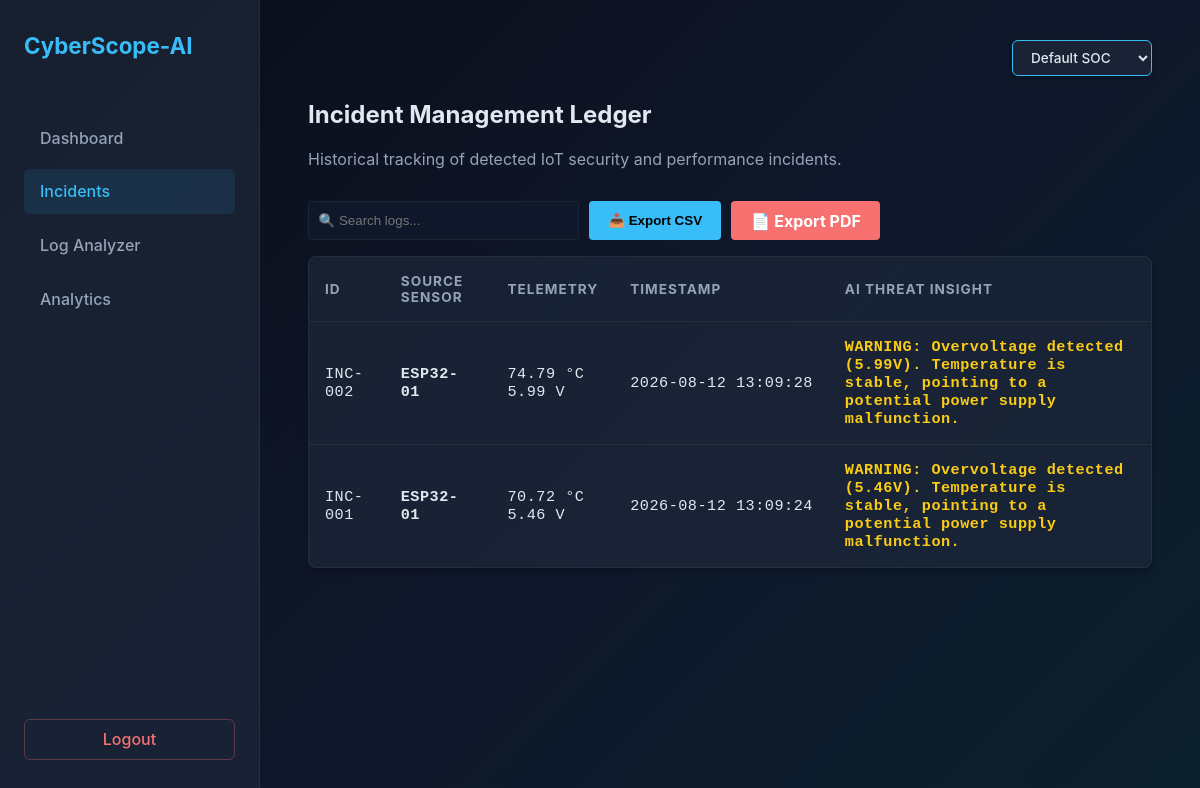
The page /incidents (signed in) on the database as committed earlier.
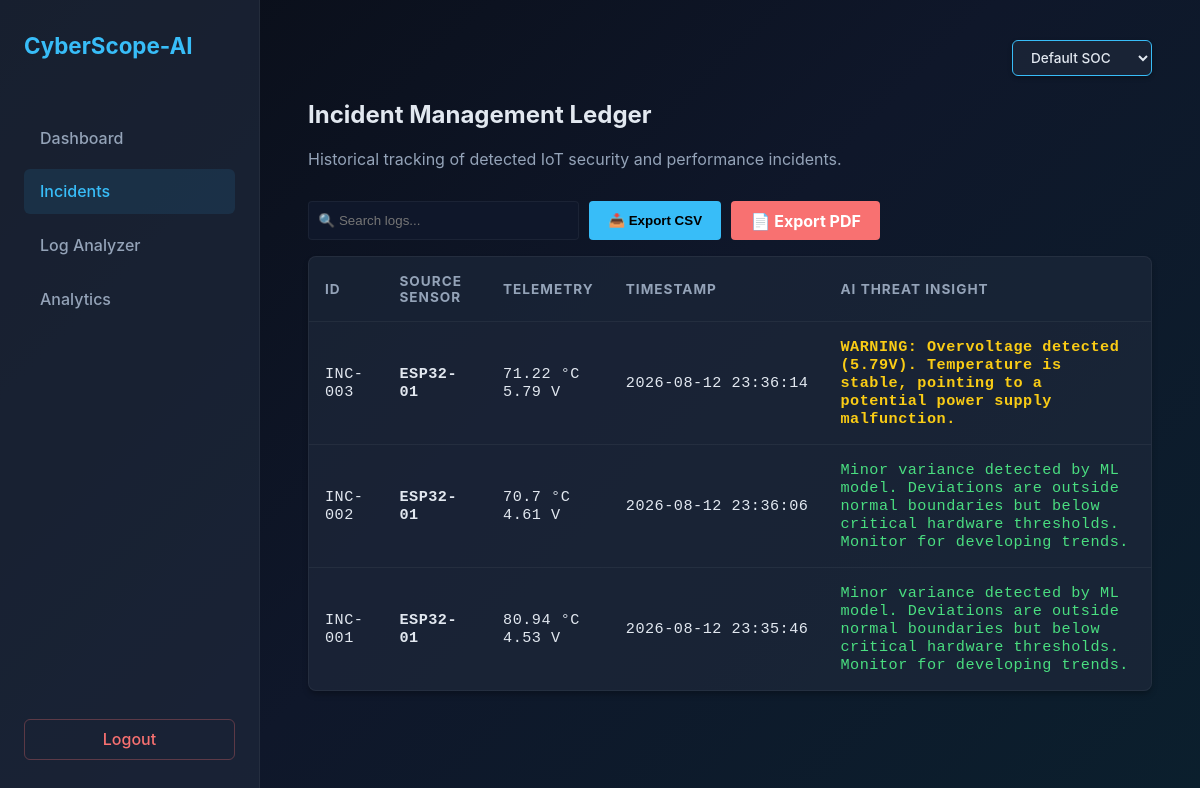
The same page on the database as committed later.
### tables this page shows
CREATE TABLE incidents
                 (id INTEGER PRIMARY KEY AUTOINCREMENT,
                  sensor_id TEXT,
                  temperature REAL,
                  voltage REAL,
                  timestamp TEXT,
                  classification TEXT);

### app.py (the view)
@app.route('/incidents')
@login_required
def incidents_view():
    incidents = get_incidents()
    return render_template('incidents.html', incidents=incidents, active_page='incidents')

### app.py (called while the page is built)
@login_manager.user_loader
def load_user(user_id):
    user_record = get_user_by_id(user_id)
    if user_record:
        return User(id=user_record[0], username=user_record[1])
    return None

### database/db_setup.py (called while the page is built)
def get_incidents():
    conn = sqlite3.connect(DB_PATH)
    c = conn.cursor()
    c.execute("SELECT * FROM incidents")
    rows = c.fetchall()
    conn.close()
    return rows

def get_user_by_id(user_id):
    conn = sqlite3.connect(DB_PATH)
    c = conn.cursor()
    c.execute("SELECT * FROM users WHERE id=?", (user_id,))
    user = c.fetchone()
    conn.close()
    return user

### templates/incidents.html (shortened to what this page needs)
{% extends "base.html" %}
{% block content %}
<div style="display: flex; justify-content: space-between; align-items: flex-end; margin-bottom: 1rem; flex-wrap: wrap; gap: 1rem;">
    <div>
        <h2>Incident Management Ledger</h2>
        <p style="color: var(--text-muted);">Historical tracking of detected IoT security and performance incidents.</p>
    </div>
    <div style="display: flex; gap: 10px;">
        <input type="text" id="searchInput" onkeyup="filterTable()" placeholder="🔍 Search logs..." style="padding: 0.6rem; border-radius: 4px; border: 1px solid var(--border-color); background: #0f172a; color: white; min-width: 250px;">
        <button onclick="exportTableToCSV('cyberscope_incidents.csv')" style="padding: 0.6rem 1.2rem; background: var(--accent-cyan); color: #000; border: none; border-radius: 4px; font-weight: bold; cursor: pointer;">
            📥 Export CSV
        </button>
        <a href="{{ url_for('export_pdf') }}" style="padding: 0.6rem 1.2rem; background: var(--accent-red); color: #fff; text-decoration: none; border-radius: 4px; font-weight: bold; display: inline-flex; align-items: center;">
            📄 Export PDF
        </a>
    </div>
</div>
<div class="table-container">
    <table id="incidentTable">
        <thead>
            <tr>
                <th>ID</th>
                <th>Source Sensor</th>
                <th>Telemetry</th>
                <th>Timestamp</th>
                <th>AI Threat Insight</th>
            </tr>
        </thead>
        <tbody>
            {% for inc in incidents[::-1] %}
            <tr>
                <td>INC-00{{ inc[0] }}</td>
                <td><strong>{{ inc[1] }}</strong></td>
                <td style="white-space: nowrap;">{{ inc[2] }} °C <br> {{ inc[3] }} V</td>
                <td style="white-space: nowrap;">{{ inc[4].replace('T', ' ')[:19] }}</td>
                <td>
                    {% if "CRITICAL" in inc[5] %}
                        <span style="color: #f87171; font-weight: bold;">{{ inc[5] }}</span>
                    {% elif "WARNING" in inc[5] %}
                        <span style="color: #facc15; font-weight: bold;">{{ inc[5] }}</span>
                    {% else %}
                        <span style="color: #4ade80;">{{ inc[5] }}</span>
                    {% endif %}
                </td>
            </tr>
            {% else %}
            <tr>
                <td colspan="5" style="text-align: center; color: var(--text-muted); padding: 2rem;">
                    Incident log is completely clear. No anomalies detected.
                </td>
            </tr>
            {% endfor %}
        </tbody>
    </table>
</div>
{% endblock %}

### templates/base.html (shortened to what this page needs)
<!DOCTYPE html>
<html lang="en">
<head>
    <link rel="stylesheet" href="{{ url_for('static', filename='css/cyberscope.css') }}">
</head>
<body>
    <nav class="sidebar">
        <h2>CyberScope-AI</h2>
        <div class="nav-links" style="display: flex; flex-direction: column; height: 100%; margin-top: 1rem;">
            <a href="{{ url_for('dashboard') }}" class="{% if active_page == 'dashboard' %}active{% endif %}">
                Dashboard
            </a>
            <a href="{{ url_for('incidents_view') }}" class="{% if active_page == 'incidents' %}active{% endif %}">
                Incidents
            </a>
            <a href="{{ url_for('analyzer_view') }}" class="{% if active_page == 'analyzer' %}active{% endif %}">
                Log Analyzer
            </a>
            <a href="{{ url_for('analytics_view') }}" class="{% if active_page == 'analytics' %}active{% endif %}">
                Analytics
            </a>
            <div style="flex-grow: 1;"></div>
            <a href="{{ url_for('logout') }}" style="color: var(--accent-red); text-align: center; border: 1px solid rgba(248, 113, 113, 0.3); border-radius: 6px; padding: 0.6rem;">
                Logout
            </a>
        </div>
    </nav>
    <main class="main-content">
        <div style="display: flex; justify-content: flex-end; margin-bottom: 1.5rem;">
            <select id="theme-dropdown" class="theme-selector" onchange="changeTheme()">
                <option value="theme-default">Default SOC</option>
            </select>
        </div>
        {% block content %}{% endblock %}
    </main>
</body>
</html>

### static/css/cyberscope.css (style rules this page uses)
:root, body.theme-default { --bg-main: linear-gradient(135deg, #090d16 0%, #0f172a 50%, #0b1f2d 100%); --bg-secondary: rgba(30, 41, 59, 0.7); --bg-card: rgba(30, 41, 59, 0.7); --border-color: rgba(255, 255, 255, 0.05); --text-main: #e2e8f0; --text-muted: #94a3b8; --accent-cyan: #38bdf8; --accent-red: #f87171; --accent-green: #4ade80; --accent-yellow: #facc15; --shadow-card: rgba(0, 0, 0, 0.3); }
body { margin: 0; font-family: 'Inter', -apple-system, BlinkMacSystemFont, "Segoe UI", Roboto, sans-serif; background: var(--bg-main); background-attachment: fixed; color: var(--text-main); display: flex; min-height: 100vh; transition: all 0.4s ease; }
h2, h3, p { margin-top: 0; }
a { text-decoration: none; }
.sidebar { width: 260px; background-color: var(--bg-secondary); border-right: 1px solid var(--border-color); padding: 2rem 1.5rem; box-sizing: border-box; display: flex; flex-direction: column; transition: background-color 0.4s ease; }
.sidebar h2 { color: var(--accent-cyan); margin-bottom: 2.5rem; font-size: 1.4rem; display: flex; align-items: center; gap: 10px; }
.nav-links a { display: block; padding: 0.8rem 1rem; color: var(--text-muted); border-radius: 6px; margin-bottom: 0.5rem; font-weight: 500; transition: all 0.2s ease; }
.nav-links a:hover, .nav-links a.active { background: rgba(56, 189, 248, 0.1); color: var(--accent-cyan); }
.main-content { flex: 1; padding: 2.5rem 3rem; overflow-y: auto; box-sizing: border-box; }
.table-container { background: var(--bg-secondary); border: 1px solid var(--border-color); border-radius: 8px; overflow: hidden; box-shadow: 0 4px 6px -1px var(--shadow-card); transition: background-color 0.4s ease; }
table { width: 100%; border-collapse: collapse; text-align: left; }
table thead th { background: rgba(15, 23, 42, 0.05); color: var(--text-muted); padding: 1rem; font-size: 0.85rem; text-transform: uppercase; letter-spacing: 1px; border-bottom: 1px solid var(--border-color); }
table tbody td { padding: 1rem; border-bottom: 1px solid var(--border-color); font-family: 'Courier New', Courier, monospace; font-size: 0.95rem; letter-spacing: 0.5px; }
table tbody tr { transition: background-color 0.2s ease, transform 0.1s ease; }
table tbody tr:last-child td { border-bottom: none; }
.theme-selector { padding: 8px 14px; border-radius: 6px; border: 1px solid var(--accent-cyan); background: var(--bg-card); color: var(--text-main); font-family: 'Inter', sans-serif; font-size: 0.85rem; font-weight: 500; cursor: pointer; outline: none; box-shadow: 0 2px 4px var(--shadow-card); transition: all 0.3s ease; }

Rows that differ between the two databases and show on the page:
added incidents: id "3", sensor "ESP32-01", temperature "71.22", voltage "5.79", timestamp "2026-08-12 23:36:14", classification "WARNING: Overvoltage detected (5.79V). Temperature is stable, pointing to a potential power supply malfunction."
changed incidents id 2: temperature "74.79" → "70.7"; voltage "5.99" → "4.61"; timestamp "2026-08-12 13:09:28" → "2026-08-12 23:36:06"; classification "WARNING: Overvoltage detected (5.99V). Temperature is stable, pointing to a potential power supply malfunction." → "Minor variance detected by ML model. Deviations are outside normal boundaries but below critical hardware thresholds. Monitor for developing trends."
changed incidents id 1: temperature "70.72" → "80.94"; voltage "5.46" → "4.53"; timestamp "2026-08-12 13:09:24" → "2026-08-12 23:35:46"; classification "WARNING: Overvoltage detected (5.46V). Temperature is stable, pointing to a potential power supply malfunction." → "Minor variance detected by ML model. Deviations are outside normal boundaries but below critical hardware thresholds. Monitor for developing trends."
